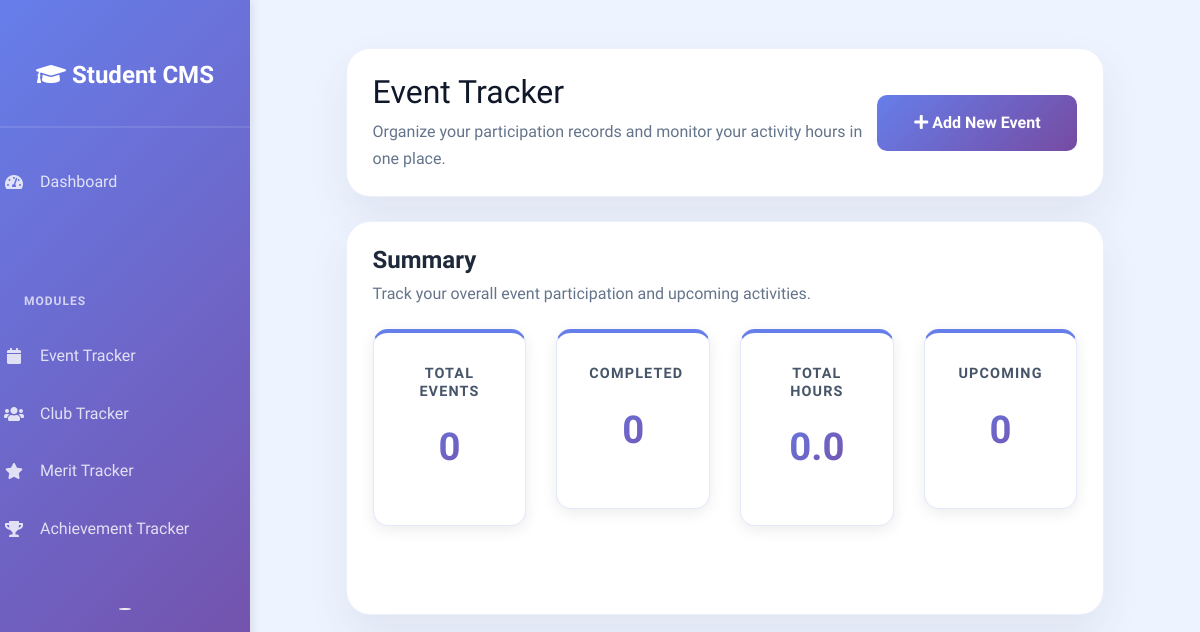
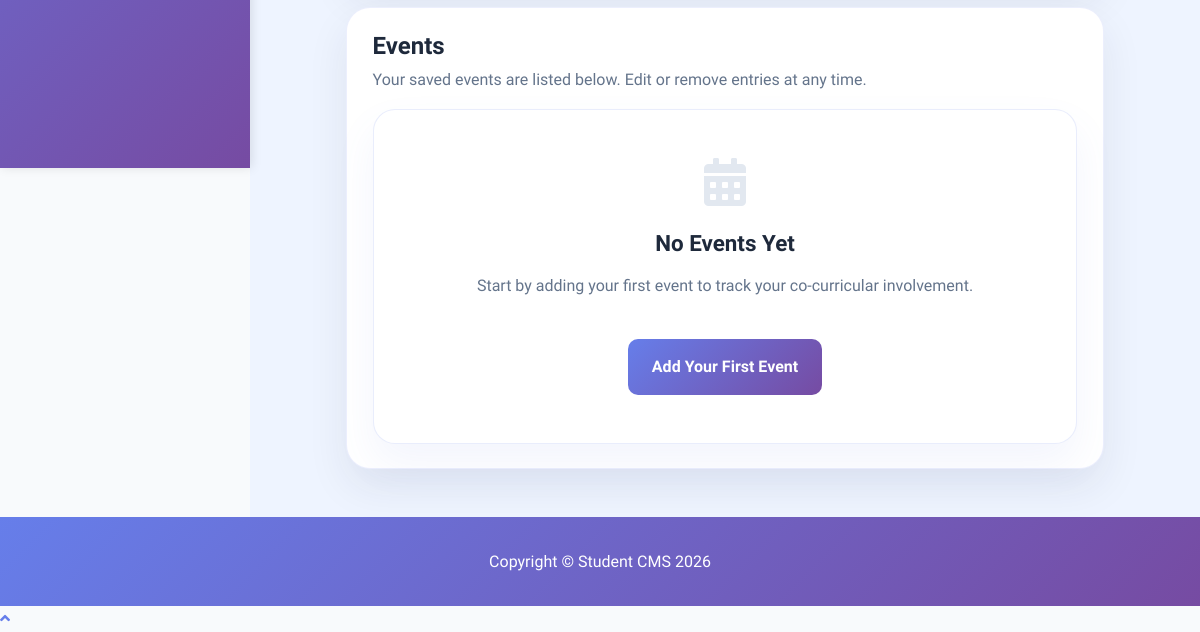
/modules/event/event_tracker.php (signed in), run on an earlier commit of the app's database (2 pictures, top to bottom).
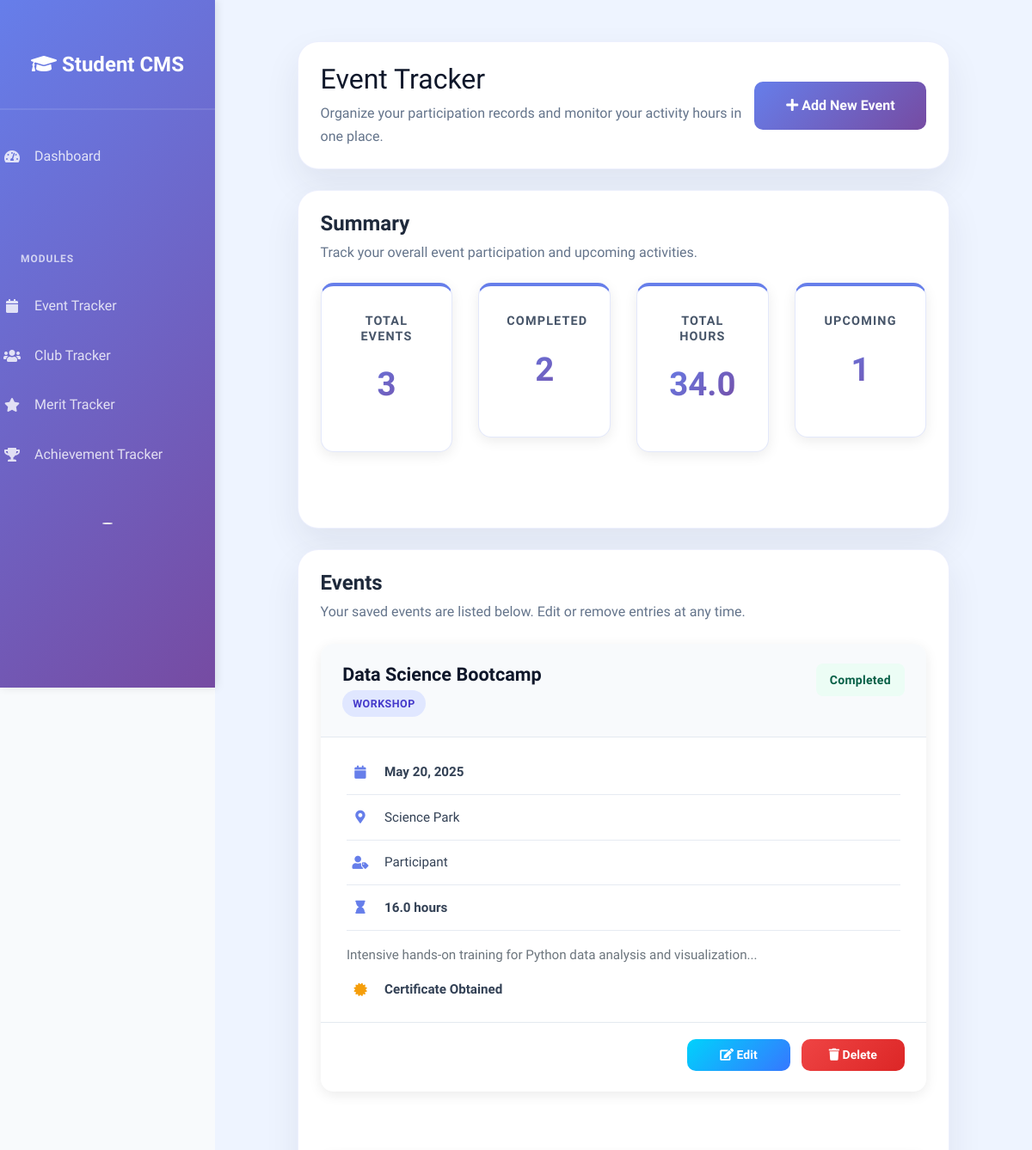
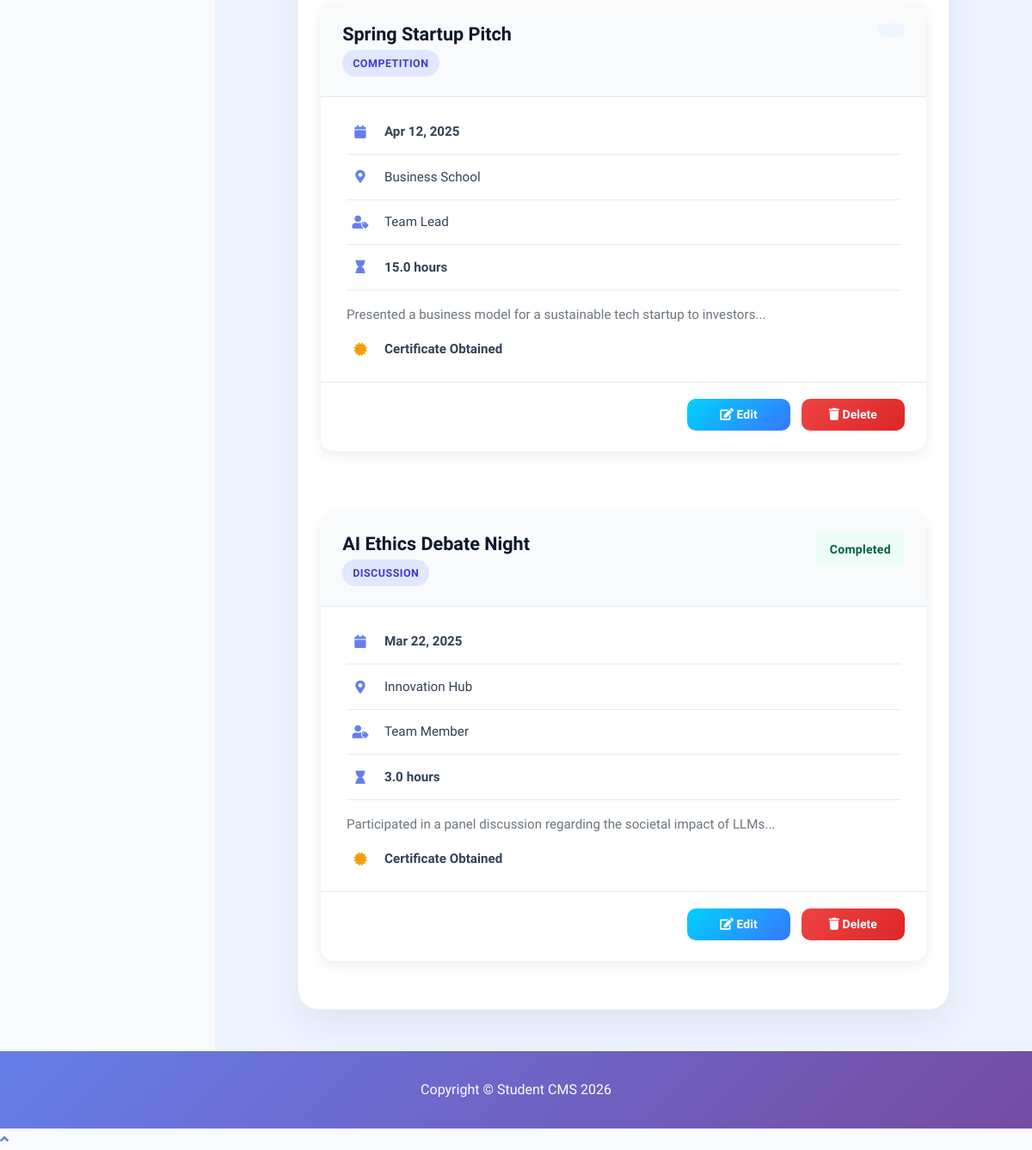
And on a later commit of the database (2 pictures, top to bottom).
### tables this page shows
CREATE TABLE IF NOT EXISTS events (
    event_id INT PRIMARY KEY AUTO_INCREMENT,
    user_id INT NOT NULL,
    event_name VARCHAR(150) NOT NULL,
    event_type VARCHAR(100),
    event_date DATE NOT NULL,
    location VARCHAR(200),
    description LONGTEXT,
    hours_participated DECIMAL(5, 2),
    role_held VARCHAR(100),
    certificate_obtained BOOLEAN DEFAULT FALSE,
    status ENUM('completed', 'ongoing', 'upcoming') DEFAULT 'completed',
    created_at TIMESTAMP DEFAULT CURRENT_TIMESTAMP,
    updated_at TIMESTAMP DEFAULT CURRENT_TIMESTAMP ON UPDATE CURRENT_TIMESTAMP,
    FOREIGN KEY (user_id) REFERENCES users(user_id) ON DELETE CASCADE,
    INDEX idx_user_id (user_id),
    INDEX idx_event_date (event_date)
);

### modules/event/event_tracker.php (the view, shortened to what the changed rows need)
<?php
require_once '../../config.php';
$user_id = $_SESSION['user_id'];
$role    = $_SESSION['role'];
$events_per_page = 4;
$current_page = max(1, intval($_GET['page'] ?? 1));
$offset = ($current_page - 1) * $events_per_page;
$total_events = 0;
$total_hours = 0;
$completed_events = 0;
if ($role === 'admin') {
    $stats_query = "SELECT COUNT(*) AS total_events,
                           SUM(CASE WHEN status = 'completed' THEN 1 ELSE 0 END) AS completed_events,
                           COALESCE(SUM(hours_participated), 0) AS total_hours
                    FROM events";
    $stats_result = $conn->query($stats_query);
} else {
    $stats_stmt = $conn->prepare(
        "SELECT COUNT(*) AS total_events,
                SUM(CASE WHEN status = 'completed' THEN 1 ELSE 0 END) AS completed_events,
                COALESCE(SUM(hours_participated), 0) AS total_hours
         FROM events WHERE user_id = ?"
    );
    $stats_stmt->bind_param("i", $user_id);
    $stats_stmt->execute();
    $stats_result = $stats_stmt->get_result();
}
if ($stats_result && $row = $stats_result->fetch_assoc()) {
    $total_events = intval($row['total_events']);
    $completed_events = intval($row['completed_events']);
    $total_hours = floatval($row['total_hours']);
}
$events = [];
if ($role === 'admin') {
    $list_query = "SELECT e.*, u.username
                   FROM events e
                   LEFT JOIN users u ON e.user_id = u.user_id
                   ORDER BY e.event_date DESC LIMIT ? OFFSET ?";
    $list_stmt = $conn->prepare($list_query);
    $list_stmt->bind_param("ii", $events_per_page, $offset);
} else {
    $list_query = "SELECT * FROM events WHERE user_id = ?
                   ORDER BY event_date DESC LIMIT ? OFFSET ?";
    $list_stmt = $conn->prepare($list_query);
    $list_stmt->bind_param("iii", $user_id, $events_per_page, $offset);
}
if ($list_stmt) {
    $list_stmt->execute();
    $result = $list_stmt->get_result();
    while ($row = $result->fetch_assoc()) {
        $events[] = $row;
    }
}
?>
<!DOCTYPE html>
<html lang="en">
<head>
    <link href="../../vendor/fontawesome-free/css/all.min.css" rel="stylesheet" type="text/css">
    <link href="https://cdn.jsdelivr.net/npm/bootstrap@4.6.0/dist/css/bootstrap.min.css" rel="stylesheet">
    <link href="../../assets/style.css" rel="stylesheet">
</head>
<body id="page-top">
    <div id="wrapper">
        <?php include('../../includes/sidebar.php'); ?>
            <div id="content">
                <div class="container-fluid">
                    <div class="page-header-card mb-4">
                        <div class="d-flex flex-column flex-md-row align-items-start align-items-md-center justify-content-between">
                            <div>
                                <h1 class="h3 mb-2 text-gray-800">Event Tracker</h1>
                            </div>
                        </div>
                    </div>
                    <div class="section-card mb-4">
                        <div class="row mb-4">
                            <div class="col-md-3 mb-3">
                                <div class="stat-card">
                                    <h5 class="stat-label">Total Events</h5>
                                    <div class="stat-value"><?php echo $total_events; ?></div>
                                </div>
                            </div>
                            <div class="col-md-3 mb-3">
                                <div class="stat-card">
                                    <h5 class="stat-label">Completed</h5>
                                    <div class="stat-value"><?php echo $completed_events; ?></div>
                                </div>
                            </div>
                            <div class="col-md-3 mb-3">
                                <div class="stat-card">
                                    <h5 class="stat-label">Total Hours</h5>
                                    <div class="stat-value"><?php echo number_format($total_hours, 1); ?></div>
                                </div>
                            </div>
                            <div class="col-md-3 mb-3">
                                <div class="stat-card">
                                    <h5 class="stat-label">Upcoming</h5>
                                    <div class="stat-value"><?php echo $total_events - $completed_events; ?></div>
                                </div>
                            </div>
                        </div>
                    </div>
                    <div class="section-card">
                        <?php if ($total_events === 0): ?>
                            <div class="no-data">
                                <i class="fas fa-calendar-alt"></i>
                                <h5>No Events Yet</h5>
                                <p>Start by adding your first event to track your co-curricular involvement.</p>
                                <button class="btn btn-primary mt-3" data-toggle="modal" data-target="#eventModal" onclick="resetForm()">
                                    Add Your First Event
                                </button>
                            </div>
                        <?php else: ?>
                            <div class="event-grid">
                                <?php foreach ($events as $evt): ?>
                                    <div class="event-card-wrap">
                                        <div class="card event-card mb-4">
                                            <div class="event-card-header">
                                                <div>
                                                    <h5 class="event-card-title"><?php echo htmlspecialchars($evt['event_name']); ?></h5>
                                                    <?php if (!empty($evt['event_type'])): ?>
                                                        <span class="event-type-badge"><?php echo htmlspecialchars($evt['event_type']); ?></span>
                                                    <?php endif; ?>
                                                </div>
                                                <span class="status-badge status-<?php echo $evt['status']; ?>">
                                                    <?php echo ucfirst($evt['status']); ?>
                                                </span>
                                            </div>
                                            <div class="event-card-body">
                                                <div class="event-detail">
                                                    <i class="fas fa-calendar"></i>
                                                    <strong><?php echo date('M d, Y', strtotime($evt['event_date'])); ?></strong>
                                                </div>
                                                <?php if (!empty($evt['location'])): ?>
                                                    <div class="event-detail">
                                                        <i class="fas fa-map-marker-alt"></i>
                                                        <?php echo htmlspecialchars($evt['location']); ?>
                                                    </div>
                                                <?php endif; ?>
                                                <?php if (!empty($evt['role_held'])): ?>
                                                    <div class="event-detail">
                                                        <i class="fas fa-user-tag"></i>
                                                        <?php echo htmlspecialchars($evt['role_held']); ?>
                                                    </div>
                                                <?php endif; ?>
                                                <div class="event-detail">
                                                    <i class="fas fa-hourglass"></i>
                                                    <strong><?php echo number_format($evt['hours_participated'], 1); ?> hours</strong>
                                                </div>
                                                <?php if (!empty($evt['description'])): ?>
                                                    <div class="mt-3">
                                                        <p class="text-muted"><?php echo htmlspecialchars(substr($evt['description'], 0, 150)); ?>...</p>
                                                    </div>
                                                <?php endif; ?>
                                                <?php if ($evt['certificate_obtained']): ?>
                                                    <div class="event-detail">
                                                        <i class="fas fa-certificate" style="color: #f59e0b;"></i>
                                                        <strong>Certificate Obtained</strong>
                                                    </div>
                                                <?php endif; ?>
                                            </div>
                                            <div class="event-card-footer">
                                                <button class="btn btn-sm btn-info" onclick="editEvent(<?php echo $evt['event_id']; ?>)">
                                                    <i class="fas fa-edit"></i> Edit
                                                </button>
                                                <button class="btn btn-sm btn-danger" onclick="deleteEvent(<?php echo $evt['event_id']; ?>)">
                                                    <i class="fas fa-trash"></i> Delete
                                                </button>
                                            </div>
                                        </div>
                                    </div>
                                <?php endforeach; ?>
                            </div>
                        <?php endif; ?>
                    </div>
                </div>
            </div>
            <?php include('../../includes/footer.php'); ?>
</body>
</html>

What changed in the data, as far as the page shows it:
added events: event_name "Data Science Bootcamp", event_type "WORKSHOP", status "Completed", event_date "May 20, 2025", location "Science Park", role_held "Participant", hours_participated "16.0", description "Intensive hands-on training for Python data analysis and visualization", certificate_obtained 1 (drawn)
added events: event_name "Spring Startup Pitch", event_type "COMPETITION", event_date "Apr 12, 2025", location "Business School", role_held "Team Lead", hours_participated "15.0", description "Presented a business model for a sustainable tech startup to investors", certificate_obtained 1 (drawn)
added events: event_name "AI Ethics Debate Night", event_type "DISCUSSION", status "Completed", event_date "Mar 22, 2025", location "Innovation Hub", role_held "Team Member", hours_participated "3.0", description "Participated in a panel discussion regarding the societal impact of LLMs", certificate_obtained 1 (drawn)
Also different on the page:
$total_events: "0" → "3"
$completed_events: "0" → "2"
$total_hours: "0.0" → "34.0"
$total_events - $completed_events: "0" → "1"
text no longer shown: "No Events Yet Start by adding your first event to track your co-curricular involvement. Add Your First Event"
